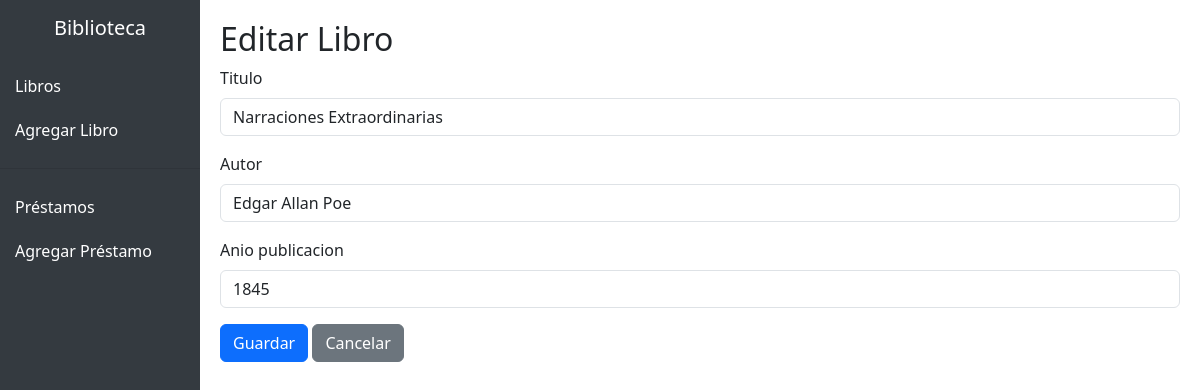
The app's page /libros/editar/5/ with its own data.
### libros/models.py (models this page shows, shortened)
class Libro(models.Model):
    titulo = models.CharField(max_length=100)
    autor = models.CharField(max_length=50)
    anio_publicacion = models.IntegerField()

### libros/views.py (the view)
# urls.py: path('editar/<int:id>/', views.editar_libro, name='editar_libro'),
def editar_libro(request, id):
    libro = get_object_or_404(Libro, id=id)
    form = LibroForm(request.POST or None, instance=libro)
    if form.is_valid():
        form.save()
        return redirect('listar_libros')
    return render(request, 'libros/form.html', {'form': form})

### libros/forms.py
class LibroForm(forms.ModelForm):
    class Meta:
        model = Libro
        fields = '__all__'
    def __init__(self, *args, **kwargs):
        super().__init__(*args, **kwargs)
        for field in self.fields.values():
            field.widget.attrs.update({'class': 'form-control'})

### libros/templates/libros/form.html (shortened to what this page needs)
{% extends 'base.html' %} {% block content %}
<h2>{% if form.instance.pk %}Editar Libro{% else %}Crear Libro{% endif %}</h2>
<form method="POST" novalidate>
  {% csrf_token %} {% for field in form %}
  <div class="mb-3">
    <label for="{{ field.id_for_label }}" class="form-label"
      >{{ field.label }}</label
    >
    {{ field }}
  </div>
  {% endfor %}
  <button type="submit" class="btn btn-primary">Guardar</button>
  <a href="{% url 'listar_libros' %}" class="btn btn-secondary">Cancelar</a>
</form>
{% endblock %}

### templates/base.html (style rules this page uses)
body { display: flex; }

### records on screen
Libro: form "Narraciones Extraordinarias" "Edgar Allan Poe" "1845"

### other values on screen
{{ field.label }} "Titulo" "Autor" "Anio publicacion"
